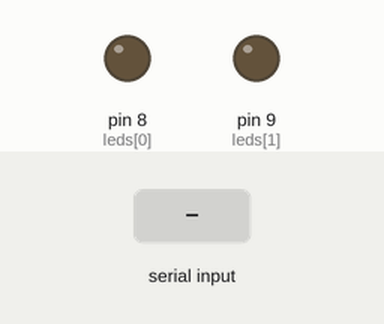
This sketch was run on a simulated Arduino Uno, built with avr-gcc and run on an emulated ATmega328P. Shown: output pins drawn as LEDs (lit = HIGH). The test bench sets the inputs (shaded band). What the sketch prints to the serial monitor is not drawn.

Above: at 1.2 s.
1.3 s: "1" received over Serial
At 1.45 s:
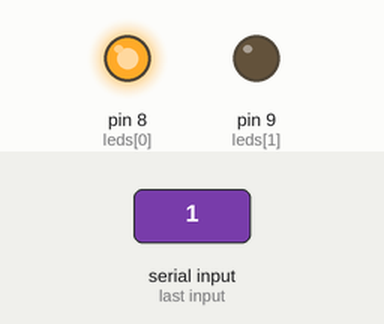
At 2.1 s:
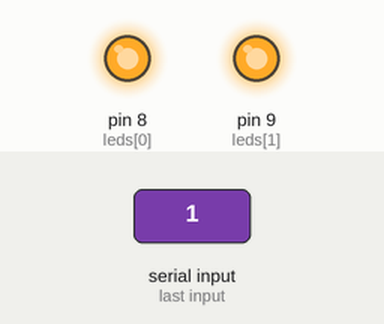
3.0 s: "2" received over Serial
At 3.15 s:
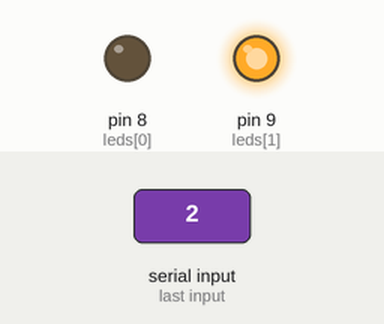
Timing chart, 0 to 6.0 s (numbered marks = the images above; inputs shaded):
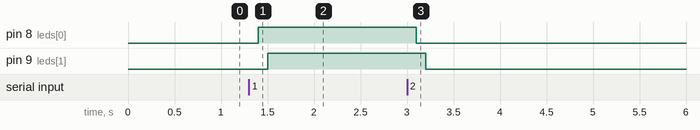

The sketch:

nodeArduino.ino
```cpp
const int leds[] = {8,9};
char efeito;

void setup()
{
  Serial.begin(9600);
  Serial.println("Passou no setup");

  for (int i = 0; i < 2; i++)  {
  	pinMode(leds[i], OUTPUT);
  }
}

void loop() {
  if (Serial.available()) {
    char readFromNode;
    readFromNode = (char) Serial.read();
    convertToState(readFromNode);
  }

  switch (efeito){
    case '1':
      for (int i = 0; i < 2; i++) {
      digitalWrite(leds[i], HIGH);
      delay(100);
      }
      break;

    case '2':
      for (int i = 0; i < 2; i ++) {
      digitalWrite(leds[i], LOW);
      delay(100);
      }
      break;

  }
}

void convertToState(char chr) {
  if (chr == '1' || chr == '2') {
    efeito = chr;
  }

  delay(100);
}
```

Measured:
- after the input at 1.3 s, pin 8 (leds[0]): LOW → HIGH after 0.10 s; pin 9 (leds[1]): LOW → HIGH after 0.20 s
- after the input at 3.0 s, pin 8 (leds[0]): HIGH → LOW after 0.10 s; pin 9 (leds[1]): HIGH → LOW after 0.20 s
